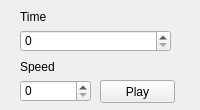
<?xml version="1.0" encoding="UTF-8"?>
<ui version="4.0">
 <class>Control</class>
 <widget class="QWidget" name="Control">
  <property name="geometry">
   <rect>
    <x>0</x>
    <y>0</y>
    <width>200</width>
    <height>110</height>
   </rect>
  </property>
  <property name="minimumSize">
   <size>
    <width>100</width>
    <height>110</height>
   </size>
  </property>
  <property name="windowTitle">
   <string>Form</string>
  </property>
  <widget class="QSpinBox" name="spinBoxSpeed">
   <property name="geometry">
    <rect>
     <x>20</x>
     <y>80</y>
     <width>71</width>
     <height>22</height>
    </rect>
   </property>
  </widget>
  <widget class="QPushButton" name="pushButtonPlay">
   <property name="geometry">
    <rect>
     <x>100</x>
     <y>80</y>
     <width>75</width>
     <height>23</height>
    </rect>
   </property>
   <property name="text">
    <string>Play</string>
   </property>
  </widget>
  <widget class="QLabel" name="label">
   <property name="geometry">
    <rect>
     <x>20</x>
     <y>10</y>
     <width>47</width>
     <height>13</height>
    </rect>
   </property>
   <property name="text">
    <string>Time</string>
   </property>
  </widget>
  <widget class="QSpinBox" name="spinBoxTime">
   <property name="geometry">
    <rect>
     <x>20</x>
     <y>30</y>
     <width>151</width>
     <height>22</height>
    </rect>
   </property>
  </widget>
  <widget class="QLabel" name="label_2">
   <property name="geometry">
    <rect>
     <x>20</x>
     <y>60</y>
     <width>47</width>
     <height>13</height>
    </rect>
   </property>
   <property name="text">
    <string>Speed</string>
   </property>
  </widget>
 </widget>
 <resources/>
 <connections/>
</ui>
